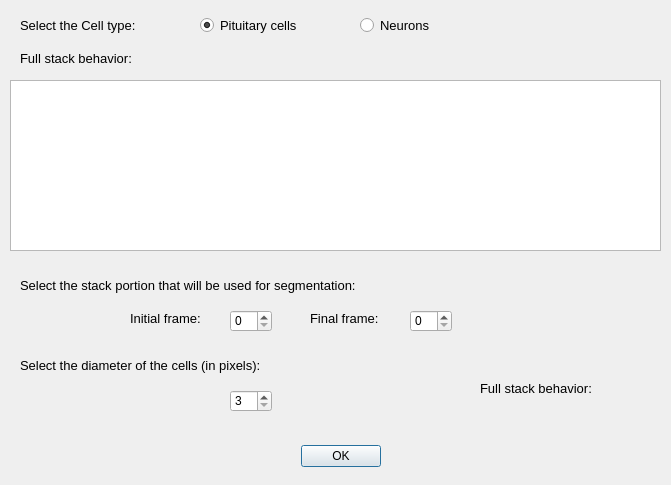
<?xml version="1.0" encoding="UTF-8"?>
<ui version="4.0">
 <class>Dialog</class>
 <widget class="QDialog" name="Dialog">
  <property name="geometry">
   <rect>
    <x>0</x>
    <y>0</y>
    <width>671</width>
    <height>485</height>
   </rect>
  </property>
  <property name="windowTitle">
   <string>Dialog</string>
  </property>
  <widget class="QDialogButtonBox" name="buttonBox">
   <property name="geometry">
    <rect>
     <x>40</x>
     <y>440</y>
     <width>341</width>
     <height>32</height>
    </rect>
   </property>
   <property name="layoutDirection">
    <enum>Qt::LeftToRight</enum>
   </property>
   <property name="orientation">
    <enum>Qt::Horizontal</enum>
   </property>
   <property name="standardButtons">
    <set>QDialogButtonBox::Ok</set>
   </property>
  </widget>
  <widget class="QLabel" name="label_5">
   <property name="geometry">
    <rect>
     <x>310</x>
     <y>310</y>
     <width>101</width>
     <height>16</height>
    </rect>
   </property>
   <property name="font">
    <font>
     <pointsize>10</pointsize>
    </font>
   </property>
   <property name="text">
    <string>Final frame: </string>
   </property>
  </widget>
  <widget class="QRadioButton" name="NeuronButton">
   <property name="geometry">
    <rect>
     <x>360</x>
     <y>10</y>
     <width>95</width>
     <height>31</height>
    </rect>
   </property>
   <property name="font">
    <font>
     <pointsize>10</pointsize>
    </font>
   </property>
   <property name="text">
    <string>Neurons</string>
   </property>
   <attribute name="buttonGroup">
    <string notr="true">CellTypeGroup</string>
   </attribute>
  </widget>
  <widget class="QLabel" name="label_4">
   <property name="geometry">
    <rect>
     <x>130</x>
     <y>310</y>
     <width>101</width>
     <height>16</height>
    </rect>
   </property>
   <property name="font">
    <font>
     <pointsize>10</pointsize>
    </font>
   </property>
   <property name="text">
    <string>Initial frame: </string>
   </property>
  </widget>
  <widget class="QSpinBox" name="Fr3_spinBox">
   <property name="geometry">
    <rect>
     <x>230</x>
     <y>390</y>
     <width>42</width>
     <height>22</height>
    </rect>
   </property>
   <property name="minimum">
    <number>3</number>
   </property>
   <property name="maximum">
    <number>13</number>
   </property>
   <property name="singleStep">
    <number>2</number>
   </property>
   <property name="value">
    <number>3</number>
   </property>
  </widget>
  <widget class="QRadioButton" name="PituitaryButton">
   <property name="geometry">
    <rect>
     <x>200</x>
     <y>10</y>
     <width>131</width>
     <height>31</height>
    </rect>
   </property>
   <property name="font">
    <font>
     <pointsize>10</pointsize>
    </font>
   </property>
   <property name="text">
    <string>Pituitary cells</string>
   </property>
   <property name="checked">
    <bool>true</bool>
   </property>
   <attribute name="buttonGroup">
    <string notr="true">CellTypeGroup</string>
   </attribute>
  </widget>
  <widget class="QLabel" name="label_6">
   <property name="geometry">
    <rect>
     <x>20</x>
     <y>350</y>
     <width>451</width>
     <height>31</height>
    </rect>
   </property>
   <property name="font">
    <font>
     <pointsize>10</pointsize>
    </font>
   </property>
   <property name="text">
    <string>Select the diameter of the cells (in pixels):</string>
   </property>
  </widget>
  <widget class="PlotWidget" name="TimeSeriesPlot">
   <property name="geometry">
    <rect>
     <x>10</x>
     <y>80</y>
     <width>651</width>
     <height>171</height>
    </rect>
   </property>
  </widget>
  <widget class="QLabel" name="label_2">
   <property name="geometry">
    <rect>
     <x>20</x>
     <y>50</y>
     <width>151</width>
     <height>16</height>
    </rect>
   </property>
   <property name="font">
    <font>
     <pointsize>10</pointsize>
    </font>
   </property>
   <property name="text">
    <string>Full stack behavior:</string>
   </property>
  </widget>
  <widget class="QSpinBox" name="Fr2_spinBox">
   <property name="geometry">
    <rect>
     <x>410</x>
     <y>310</y>
     <width>42</width>
     <height>22</height>
    </rect>
   </property>
   <property name="maximum">
    <number>5000</number>
   </property>
  </widget>
  <widget class="QLabel" name="label">
   <property name="geometry">
    <rect>
     <x>20</x>
     <y>10</y>
     <width>161</width>
     <height>31</height>
    </rect>
   </property>
   <property name="font">
    <font>
     <pointsize>10</pointsize>
    </font>
   </property>
   <property name="text">
    <string>Select the Cell type:</string>
   </property>
  </widget>
  <widget class="QSpinBox" name="Fr1_spinBox">
   <property name="geometry">
    <rect>
     <x>230</x>
     <y>310</y>
     <width>42</width>
     <height>22</height>
    </rect>
   </property>
   <property name="maximum">
    <number>5000</number>
   </property>
  </widget>
  <widget class="QLabel" name="label_3">
   <property name="geometry">
    <rect>
     <x>20</x>
     <y>270</y>
     <width>451</width>
     <height>31</height>
    </rect>
   </property>
   <property name="font">
    <font>
     <pointsize>10</pointsize>
    </font>
   </property>
   <property name="text">
    <string>Select the stack portion that will be used for segmentation:</string>
   </property>
  </widget>
  <widget class="QLabel" name="label_7">
   <property name="geometry">
    <rect>
     <x>480</x>
     <y>380</y>
     <width>151</width>
     <height>16</height>
    </rect>
   </property>
   <property name="font">
    <font>
     <pointsize>10</pointsize>
    </font>
   </property>
   <property name="text">
    <string>Full stack behavior:</string>
   </property>
  </widget>
 </widget>
 <customwidgets>
  <customwidget>
   <class>PlotWidget</class>
   <extends>QGraphicsView</extends>
   <header>pyqtgraph</header>
  </customwidget>
 </customwidgets>
 <resources/>
 <connections>
  <connection>
   <sender>buttonBox</sender>
   <signal>accepted()</signal>
   <receiver>Dialog</receiver>
   <slot>accept()</slot>
   <hints>
    <hint type="sourcelabel">
     <x>248</x>
     <y>254</y>
    </hint>
    <hint type="destinationlabel">
     <x>157</x>
     <y>274</y>
    </hint>
   </hints>
  </connection>
  <connection>
   <sender>buttonBox</sender>
   <signal>rejected()</signal>
   <receiver>Dialog</receiver>
   <slot>reject()</slot>
   <hints>
    <hint type="sourcelabel">
     <x>316</x>
     <y>260</y>
    </hint>
    <hint type="destinationlabel">
     <x>286</x>
     <y>274</y>
    </hint>
   </hints>
  </connection>
 </connections>
 <buttongroups>
  <buttongroup name="CellTypeGroup"/>
 </buttongroups>
</ui>
